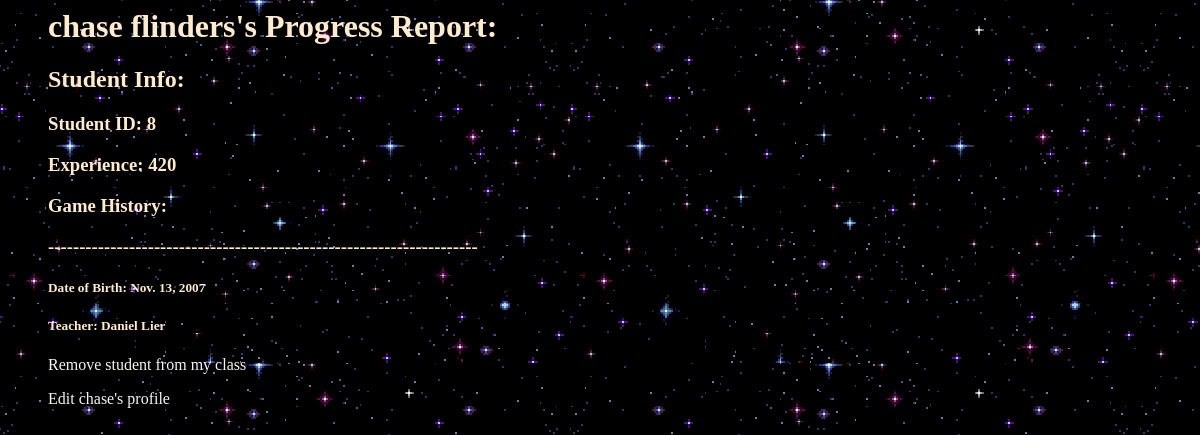
Before: /users/studentReport/8 (signed in) with the older database file.
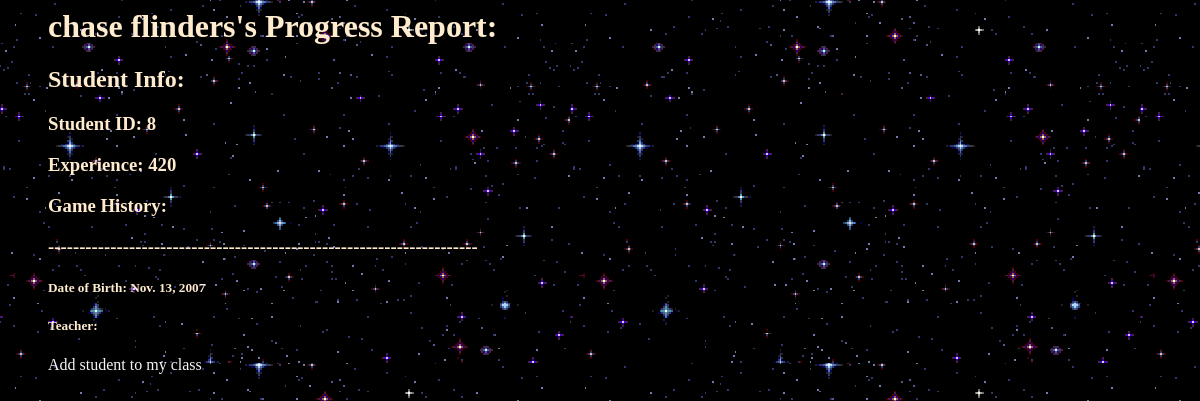
After: the same page with the newer database file.
### users/models.py (models this page shows)
class Student(models.Model):
    user = models.OneToOneField(CustomUser, on_delete=models.CASCADE, primary_key=True)
    teacher_id = models.ForeignKey(Teacher, on_delete=models.SET_NULL, null=True, default=None)
    total_xp = models.IntegerField(default=0)

class CustomUser(AbstractUser):
    id = models.IntegerField(auto_created=True, primary_key=True)
    fname = models.CharField(default='', max_length=15)
    lname = models.CharField(default='', max_length=25)
    birthdate = models.DateField(default='1900-01-01')
    is_student = models.BooleanField('student status', default=False)
    is_teacher = models.BooleanField('teacher status', default=False)
    def __str__(self):
        string = ' '
        string = self.fname + string + self.lname
        return string

class Teacher(models.Model):
    user = models.OneToOneField(CustomUser, on_delete=models.CASCADE, primary_key=True)

### users/views.py (the view)
# urls.py: path('studentReport/<int:student_id>', views.studentReport, name='studentReport'),
def studentReport(request, student_id):
    user = get_object_or_404(CustomUser, id = student_id)
    student = user.student
    teacher = request.user.teacher
    games = GameInstance.objects.all()
    return render(request, 'studentReport.html', {'student': student, 'teacher': teacher, 'games': games})

### templates/studentReport.html (shortened to what this page needs)
{% load static %}
<link rel="stylesheet" type="text/css" href="{% static 'users/style.css' %}">
{% if student %}
    <ul>
        <H1>{{ student.user.fname }} {{ student.user.lname }}'s Progress Report:</H1>
        <h2>Student Info:</h2>
        <h3>Student ID: {{ student.user.id }}</h3>
        <h3>Experience: {{ student.total_xp }}</h3>
        <h3>Game History:</h3>
        <h3>---------------------------------------------------------------------</h3>
        <h5>Date of Birth: {{ student.user.birthdate }}</h5>
        <h5>Teacher: {{ student.teacher_id.user}}</h5>
    {% if student.teacher_id != teacher %}
        <p><a href="{% url 'added' student.user.id %}">Add student to my class</a></p>
    {% endif %}
    {% if student.teacher_id == teacher %}
        <p><a href="{% url 'removed' student.user.id %}">Remove student from my class</a></p>
        <p><a href="{% url 'editStudent' student.user.id %}">Edit {{ student.user.fname }}'s profile</a></p>
    {% endif %}
    </ul>
{% else %}
    <p>No student with that id.</p>
{% endif %}

### users/static/users/style.css (style rules this page uses)
p { color: burlywood }
h1 { color: blanchedalmond }
h2 { color: blanchedalmond }
h3 { color: blanchedalmond }
h5 { color: blanchedalmond }
a { color: whitesmoke; text-decoration: none }

Changed rows visible on the page:
changed Student "chase": teacher_id_id 9 → empty (drawn); teacher_id.user "Daniel Lier" → (not shown); user.fname "chase" → (not shown)
Other visible differences:
text no longer shown: "Remove student from my class Edit 's profile"
text now shown: "Add student to my class"
